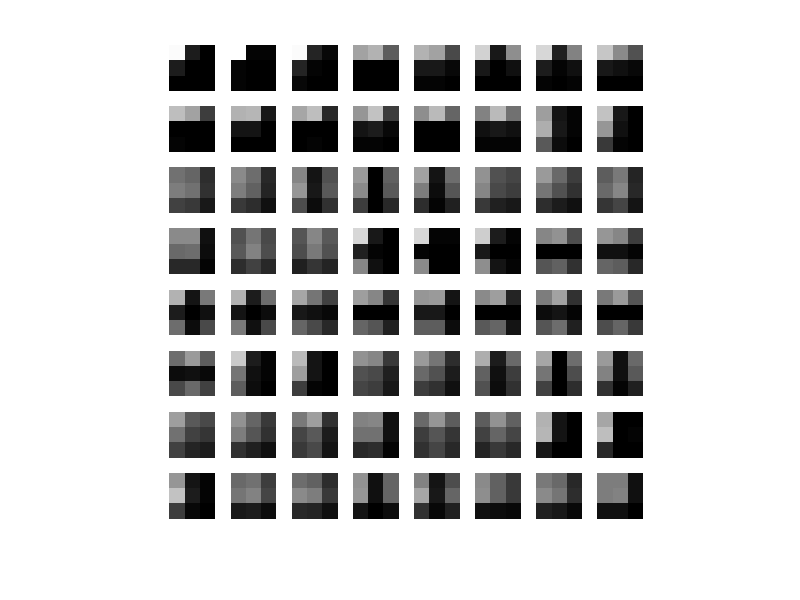

MATLAB code for this plot:
clear all; close all; clc;

basis=[];


M2=8; N2=8;
M=3; N=3; % patch size
sigma=3;

%% 2-D Wavelet Basis
s={};
count1=0; count2=0;
for s1=1:6    
    for s2=1:6
        count1=count1+1;
        count2=0;
        for tau1=0:0.1:0.2
            for tau2=0:0.1:0.2
                count2=count2+1;
                for n1=1:M
                    for n2=1:N
                        t1=(n1-tau1)/s1;
                        t2=(n2-tau2)/s2;
                       temp(n1,n2)= 2^(s1/2)* sin(5*t1)*exp(-t1^2/2)*2^(s2/2)* sin(5*t2)*exp(-t2^2/2); %2^(s/2) % Morelet wavelet
%                         temp(n1,n2) =2^(s1/2)*DoG_wavelet(n1,s1,tau1)*2^(s2/2)*DoG_wavelet(n2,s2,tau2);  % DoG
%                         temp(n1,n2)=(4/(36*pi^0.5))*(1-t1^2/sigma^2)*exp(-t1^2/(2*sigma^2))*... 
%                              (1-t2^2/sigma^2)*exp(-t2^2/(2*sigma^2)); % 
%                           temp(n1,n2)=Meyer_wavelet(t1)* Meyer_wavelet(t2); % Meyer wavelet
                        basis{count1, count2}=temp;
                    end
                end
            end
        end
    end
end
[M1 N1]= size(basis);
count=1;
for i=1:M1
    for j=1:N1
        temp=basis{i,j};
        basis_linear(:,count)=temp(:);
        count=count+1;
    end
end

Dl=basis_linear; clear basis_linear;

xp=randperm(size(Dl,2));
% Dl=Dl(:,xp);

 
DicDorm = sqrt(sum(Dl.^2));
lNorm = sqrt(sum(Dl.^2));
Idx = find(lNorm);
Dl = Dl(:, Idx);

Dl = Dl./repmat(sqrt(sum(Dl.^2)), size(Dl, 1), 1);

DicWavelet=Dl;

% Dl = Dl./repmat(sqrt(sum(Dl.^2)), size(Dl, 1), 1);

% % %%%%%%%%% Displaying Dictionary %%%%%%%%%%
basis=Dl;
count=1;
sZ=8; %floor(sqrt(size(Dl,2)))
d=ones(sZ*(N+1),sZ*(N+1));
for n1=1:sZ
    lx=(n1-1)*(N+1)+1; hx=lx+N-1;
    for n2=1:sZ
        ly=(n2-1)*(N+1)+1; hy=ly+N-1;
        d(lx:hx, ly:hy)=reshape(basis(:, count),N,N);

        count=count+4;
%         if count > 256
%             break
%         end
    end
%     if count > 256
%         break
%     end
end

% d(find(d==1))=max(max(d));

imshow(abs(d),[])